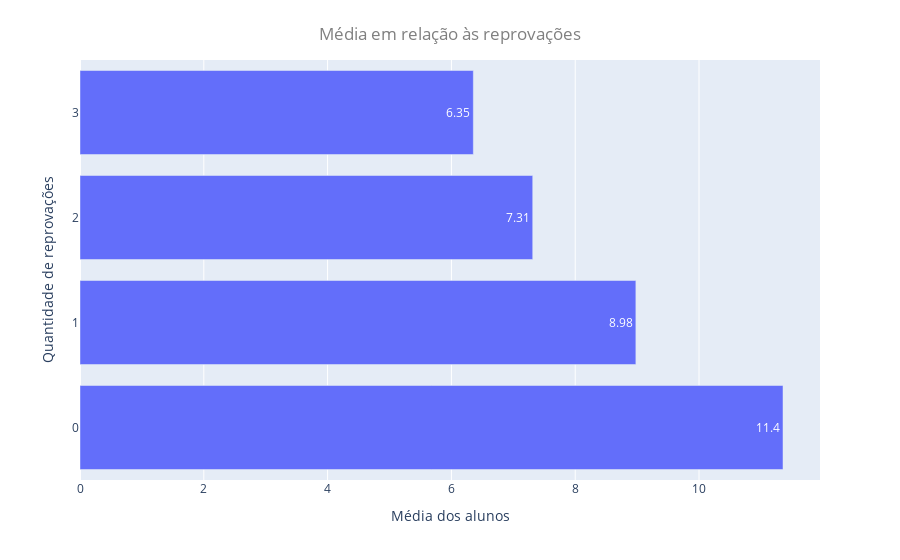

Source (notebook cell):
### Code cell
df_media_reprovados = df_edu.groupby(by='failures').mean()['media']
fig = px.bar(df_media_reprovados,orientation='h',text_auto='.3')
fig.update_layout(    
    yaxis_title="Quantidade de reprovações",
    xaxis_title='Média dos alunos',
    legend_title="",
    showlegend = False,
    title={
        'text': 'Média em relação às reprovações',
        'y':0.95,
        'x':0.5,
        'font_color': 'grey'
    })
fig.update_yaxes(tickvals=[0,1,2,3])

### Figure 1 — Plotly figure (JSON) as saved in the notebook; plotly's stock layout.template omitted (floating-point values rounded to 4 significant figures)
{"data": [{"alignmentgroup": "True", "hovertemplate": "variable=media<br>value=%{x}<br>failures=%{y}<extra></extra>", "legendgroup": "media", "marker": {"color": "#636efa", "pattern": {"shape": ""}}, "name": "media", "offsetgroup": "media", "orientation": "h", "showlegend": true, "textposition": "auto", "texttemplate": "%{x:.3}", "type": "bar", "x": [11.36, 8.98, 7.314, 6.354], "xaxis": "x", "y": [0, 1, 2, 3], "yaxis": "y"}], "layout": {"barmode": "relative", "legend": {"title": {"text": ""}, "tracegroupgap": 0}, "margin": {"t": 60}, "showlegend": false, "title": {"font": {"color": "grey"}, "text": "Média em relação às reprovações", "x": 0.5, "y": 0.95}, "xaxis": {"anchor": "y", "domain": [0, 1], "title": {"text": "Média dos alunos"}}, "yaxis": {"anchor": "x", "domain": [0, 1], "tickvals": [0, 1, 2, 3], "title": {"text": "Quantidade de reprovações"}}}}
